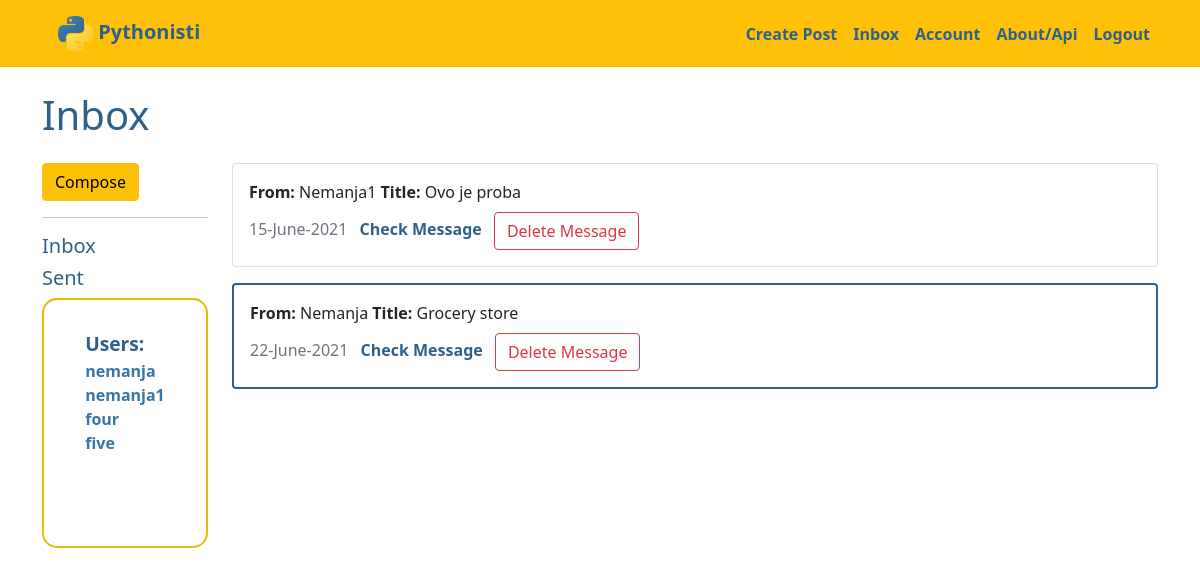
Page /mail/inbox (signed in) on the committed database.
### myproject/models.py (models this page shows, shortened)
class User(db.Model, UserMixin):
    __tablename__ = 'users'
    id = db.Column(db.Integer, primary_key=True)
    profile_image = db.Column(db.String(255), nullable=False, default='default_profile.png')
    email = db.Column(db.String(64), unique=True, index=True)
    username = db.Column(db.String(64), unique=True, index=True, nullable=False)
    password_hash = db.Column(db.String(255), nullable=False, index=True)
    posts = db.relationship('Blog', backref='author', lazy=True, cascade="all, delete-orphan")
    comments = db.relationship('Comment', backref='comment_author', lazy=True, cascade="all, delete-orphan")
    send_messages = db.relationship(
        'Message',
        backref='sender',
        foreign_keys='Message.sender_id',
        lazy=True,
        cascade="save-update")
    receive_messages = db.relationship(
        'Message',
        backref='receiver',
        foreign_keys='Message.receiver_id',
        lazy=True,
        cascade="save-update")

class Message(db.Model):
    __tablename__ = 'messages'
    id = db.Column(db.Integer, primary_key=True)
    title = db.Column(db.String(125), nullable=False, index=True)
    date = db.Column(db.DateTime, nullable=False, default=datetime.utcnow, index=True)
    text = db.Column(db.Text, nullable=False, index=True)
    seen = db.Column(db.Boolean, nullable=False, default=False, index=True)
    MESSAGE_VISIBLE_TO = db.Column(db.Integer, nullable=True, default=0)
    sender_id = db.Column(db.Integer, db.ForeignKey('users.id'), nullable=False)
    receiver_id = db.Column(db.Integer, db.ForeignKey('users.id'), nullable=False)

### myproject/mail/views.py (the view)
@messages_blueprint.route('/inbox')
@login_required
def inbox():
    messages = Message.query.filter(and_(Message.receiver_id == current_user.id,
                                    Message.MESSAGE_VISIBLE_TO.isnot(int(current_user.id)))).all()
    users = User.query.all()
    return render_template('inbox.html', messages=messages, users=users)

### myproject/models.py (called while the page is built)
@login_manager.user_loader
def load_user(user_id):
    return User.query.get(user_id)

### myproject/mail/templates/mail/inbox.html (shortened to what this page needs)
{% extends 'base.html' %}
{% block content %}
  <div class="jumbotron">
    <h1>Inbox</h1>
  </div>
<div class="row">
  <div class="col-md-2">
    <a href="{{ url_for('messages.create_message') }}" class="btn btn-warning">Compose</a>
    <hr>
    <a href="{{ url_for('messages.inbox') }}"><h5>Inbox</h5></a>
    <a href="{{ url_for('messages.sent_messages') }}"><h5>Sent</h5></a>
    <div class="user_list_div">
      <ul><span class='user_list_span'>Users:</span>
        {% for user in users %}
        <li>{{ user.username }}</li>
        {% endfor %}
      </ul>
    </div>
  </div>
    <div class="col-md-10 overflow_div">
      {% for message in messages %}
      {% if current_user.id == message.receiver.id %}
        {% if message.seen %}
        <div class="card mb-3" style="width: 100%;">
        {% else %}
        <div class="card mb-3" style="width: 100%; border:2px solid var(--dark_blue);">
        {% endif %}
          <div class="card-body">
            <p class="card-title"><strong>From: </strong>{{ message.sender.username|capitalize }} <strong>Title: </strong>{{ message.title|capitalize }}</p><label class="card-subtitle mb-2 text-muted">{{ message.date.strftime("%d-%B-%Y") }}</label>
            <a href="{{ url_for('messages.view_message', message_id=message.id) }}" class="card-link check_message_link">Check Message</a>
            <button type="button"
                class="btn btn-outline-danger"
                data-bs-toggle="modal"
                data-bs-target="#del_message{{ message.id }}">
                  Delete Message
            </button>
          </div>
        </div>
      {% endif %}
    {% endfor %}
    </div>
</div>
{% endblock %}

### myproject/static/css/style.css (style rules this page uses)
:root { --white_letters: #e6e8ea; --yellow: #ffdf76; --dark_yellow: #e3bb09; --light_blue: #75a8d3; --blue: #3776a6; --dark_blue: #2d618c; --dark_letters: #444; }
body { width: 100%; height: 100vh; }
* { margin: 0; padding: 0; box-sizing: border-box; scroll-behavior: smooth; transition: 0.3s; }
a { text-decoration: none; color: var(--dark_blue); }
label { color: var(--dark_letters); }
p { margin: 0; }
h1 { color: var(--dark_blue); margin-bottom: 1.5rem; }
.check_message_link { font-weight: bold; margin: auto 0.5rem; }
.user_list_div { height: 250px; padding: 30px 0; border: 2px solid var(--dark_yellow); border-radius: 15px; display: flex; justify-content: center; overflow: auto; }
.user_list_div > ul { list-style: none; padding: 0; color: var(--blue); font-weight: bold; }
.user_list_span { color: var(--dark_blue); font-size: 1.2rem; margin-bottom: 10px; }
.overflow_div { height: 100vh; overflow: auto; }

### rows in the picture
User: username "nemanja"
User: username "nemanja1"
User: username "four"
User: username "five"
Message: sender.username "Nemanja1", title "Ovo je proba", date "15-June-2021"
Message: sender.username "Nemanja", title "Grocery store", date "22-June-2021"
